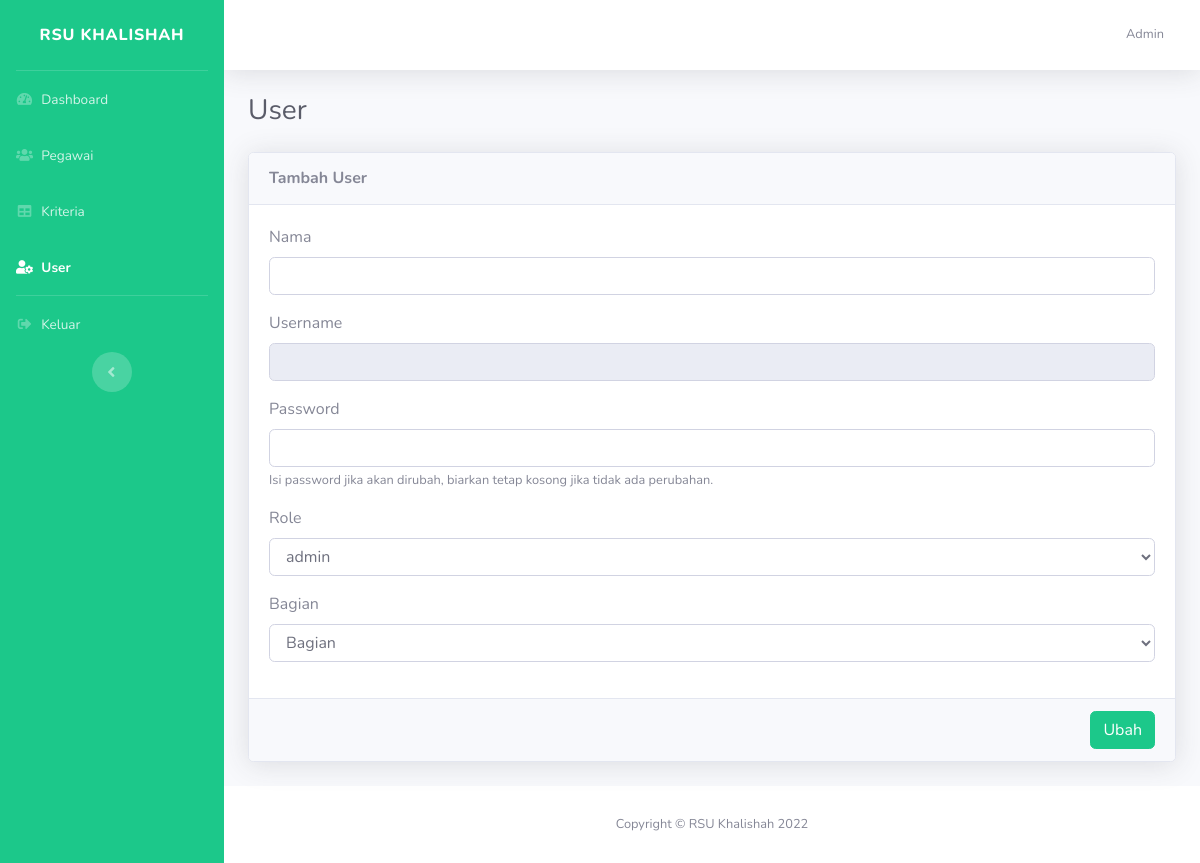
Page /dashboard/index.php?halaman=ubah-user&username=mastuti (signed in) on the earlier database version.
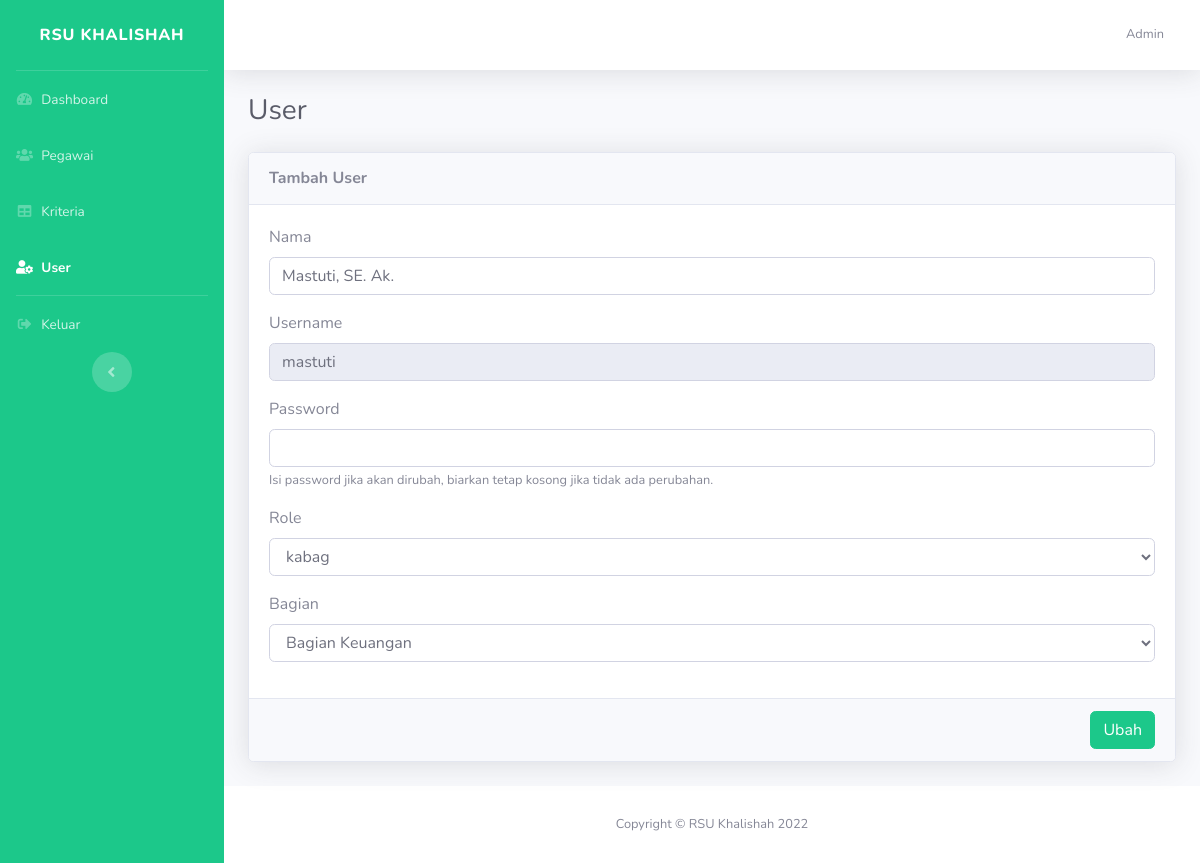
Same page on the later database version.
### tables this page shows
CREATE TABLE `user` (
  `id` int(11) NOT NULL,
  `nama` varchar(50) NOT NULL,
  `username` varchar(12) NOT NULL,
  `password` varchar(255) NOT NULL,
  `role` varchar(25) NOT NULL,
  `id_bagian` int(11) DEFAULT NULL
);

CREATE TABLE `bagian` (
  `id_bagian` int(11) NOT NULL,
  `nama_bagian` varchar(50) NOT NULL
);

### dashboard/ubah_user.php (the view, shortened to what this page needs)
<?php
$query = mysqli_query($koneksi, "SELECT*FROM user where username='$_GET[username]'");
$data = mysqli_fetch_assoc($query);
?>
<h1 class="h3 mb-4 text-gray-800">User</h1>
<div class="card shadow mb-4">
    <div class="card-header py-3 d-flex align-items-center justify-content-between">
        <h6 class="m-0 font-weight-bold tr-text-primary">Tambah User</h6>
    </div>
    <form action="./proses/proses_user.php?aksi=ubah" method="POST">
        <div class="card-body">
            <div class="form-group">
                <label class="form-label">Nama</label>
                <input type="text" class="form-control" name="nama" placeholder="" value="<?= $data['nama'] ?>">
            </div>
            <div class="form-group">
                <label class="form-label">Username</label>
                <input type="text" class="form-control" name="username" placeholder="" value="<?= $data['username'] ?>" readonly>
            </div>
            <div class="form-group">
                <label class="form-label">Password</label>
                <input type="password" class="form-control" name="password" placeholder="" value="">
                <small id="emailHelp" class="form-text text-muted">Isi password jika akan dirubah, biarkan tetap kosong jika tidak ada perubahan.</small>
            </div>
            <div class="form-group">
                <label class="form-label">Role</label>
                <select name="role" id="" class="form-control" onchange="showBagian(this)">
                    <option value="admin" <?= $data['role'] == 'admin' ? 'selected' : '' ?>>admin</option>
                    <option value="kabag" <?= $data['role'] == 'kabag' ? 'selected' : '' ?>>kabag</option>
                </select>
            </div>
            <div class="form-group" id="bagian" style="display: <?= $data['role'] == 'admin' ? 'none' : 'block' ?>;">
                <label class="form-label">Bagian</label>
                <select name="bagian" id="" class="form-control">
                    <option value="" selected disabled>Bagian</option>
                    <?php
                    $query = mysqli_query($koneksi, "SELECT*FROM bagian WHERE id_bagian !=6");
                    while ($res = mysqli_fetch_assoc($query)) {
                    ?>
                        <option value="<?= $res['id_bagian'] ?>" <?= $res['id_bagian'] == $data['id_bagian'] ? 'selected' : '' ?>><?= $res['nama_bagian'] ?></option>
                    <?php
                    }
                    ?>
                </select>
            </div>
        </div>
        <div class="card-footer d-flex justify-content-end">
            <button type="submit" class="btn btn-success">
                Ubah
            </button>
        </div>
    </form>
</div>

Differences in the rows shown:
added user: nama "Mastuti, SE. Ak.", username "mastuti", role "kabag", bagian "Bagian Keuangan"
Other differences:
form field role: "admin" → (not shown)
form field bagian: "Bagian" → (not shown)
